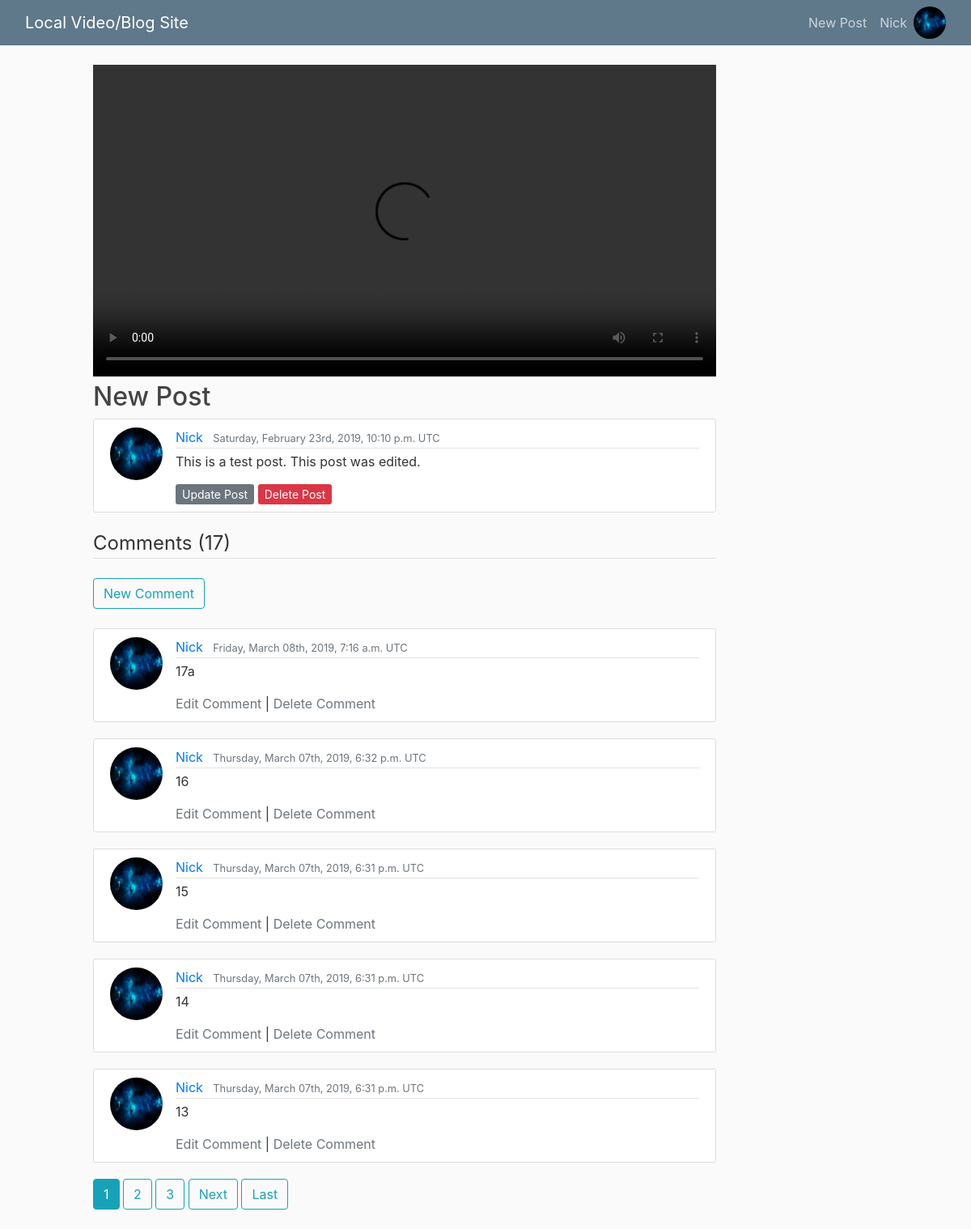
Before: /posts/3/ (signed in) with the older database file.
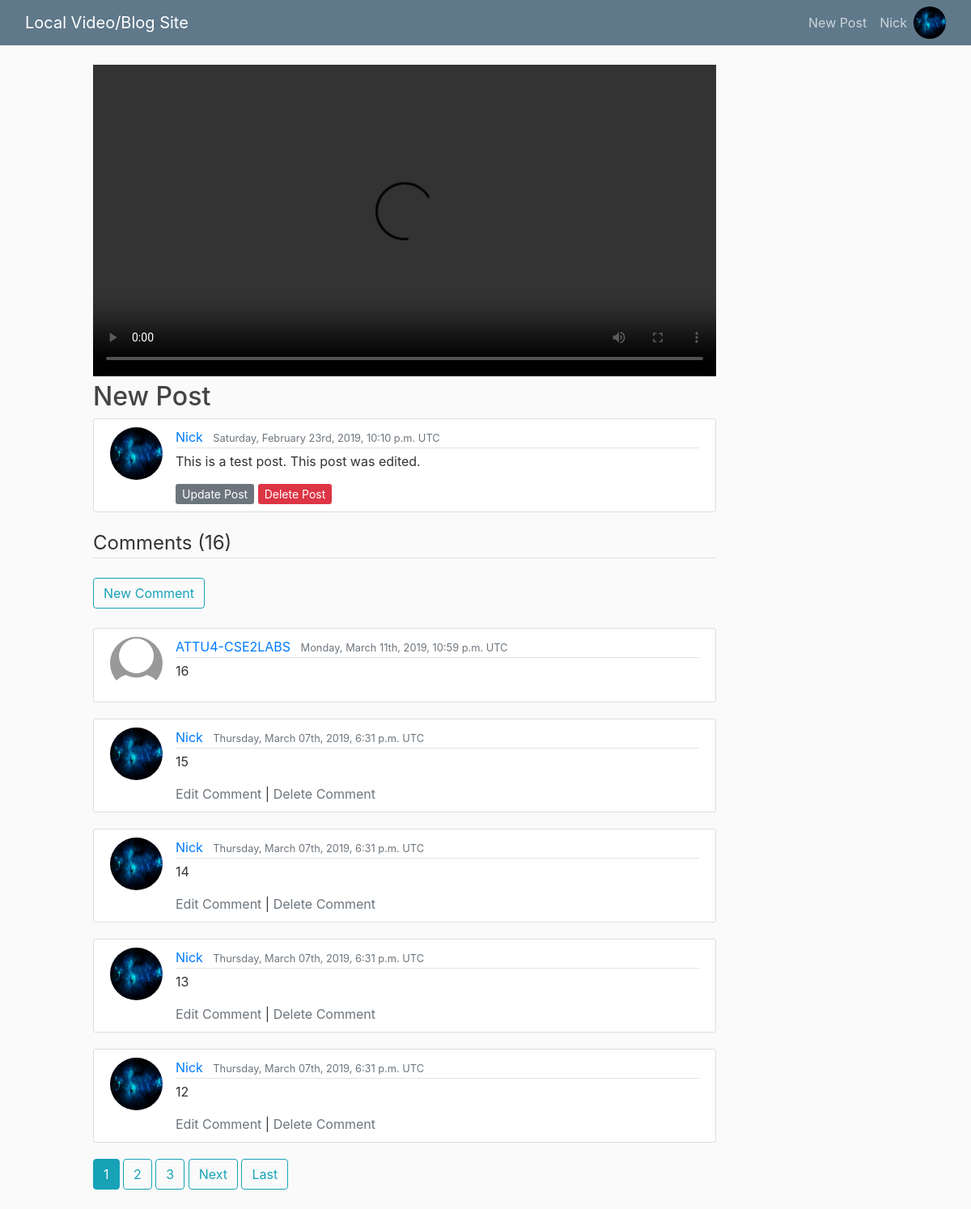
After: the same page with the newer database file.
### users/models.py (models this page shows, shortened)
class CustomUser(AbstractUser):
  user_ip = models.GenericIPAddressField(blank=True, null=True, unique=True)
  password = models.GenericIPAddressField(blank=True, null=True)

class Profile(models.Model):
  user = models.OneToOneField(get_user_model(), on_delete=models.CASCADE) # Cascade removes profile if user is deleted
  image = models.ImageField(default='default.jpg', upload_to='profile_pics')

### posts/models.py (models this page shows, shortened)
class Post(models.Model):
  title = models.CharField(max_length=100)
  content = models.TextField()
  date_posted = models.DateTimeField(default=timezone.now) # passing in function for timezone
  author = models.ForeignKey(get_user_model(), on_delete=models.CASCADE) # CASCADE will delete post if user is deleted
  video = models.FileField(blank=True, null=True, upload_to='videos/%Y/%m/%d/', verbose_name='Video (optional)',
    validators=[FileExtensionValidator(allowed_extensions=['mp4', 'ogb', 'webm'])])
  video_thumbnail = models.ImageField(blank=True, default='default_thumbnail.jpg',  verbose_name='Video Thumbnail (optional)',
    upload_to='thumbnails/%Y/%m/%d/')

class Comment(models.Model):
  post = models.ForeignKey(Post, on_delete=models.CASCADE)
  author = models.ForeignKey(get_user_model(), on_delete=models.CASCADE)
  comment = models.TextField(verbose_name=u"")
  date_posted = models.DateTimeField(default=timezone.now)

### posts/views.py (the view, shortened to what this page needs)
# urls.py: path('<int:pk>/', PostDetailView.as_view(), name="post-detail"),
class PostDetailView(FormMixin, MultipleObjectMixin, DetailView):
  model = Post
  template_name = 'posts/post_detail.html'
  paginate_by = 5
  form_class = CommentCreationForm # Creation is the default
  def get_context_data(self, **kwargs):
    object_list = Comment.objects.filter(post=self.get_object()).order_by('-date_posted')
    context = super(PostDetailView, self).get_context_data(object_list=object_list, **kwargs)
    context['comment_form'] = self.get_form(CommentCreationForm)
    context['update_form'] = self.get_form(CommentUpdateForm)
    context['delete_form'] = self.get_form(CommentDeleteForm)
    return context

### posts/templates/posts/post_detail.html (shortened to what this page needs)
{% extends "posts/base.html" %}
{% load crispy_forms_tags %}
{% block video %}
<div class="row">
  <div class="col-md-1"></div>
  <div class="col-md-8">
    {% if object.video %}
      <video name="{{ object.video }}" controls width='100%'>
        <source src="{{ object.video.url }}"></source>
      </video>
    {% endif %}
    <h2 class="article-title">{{ object.title }}</h2>
    <article class="media content-section">
      <img class="rounded-circle article-img" src="{{ object.author.profile.image.url }}">
      <div class="media-body">
        <div class="article-metadata">
          <a class="mr-2" href="{% url 'user-posts' object.author.username %}">{{ object.author }}</a>
          <small class="text-muted">{{ object.date_posted|date:"l, F dS, Y, P T" }}</small>
        </div>
        <p class="article-content break-words">{{ object.content }}</p>
        {% if object.author == user %}
        <div>
          <a class="btn-secondary btn-sm mt-1 mb-1" href="{% url 'post-update' object.id %}">Update Post</a>
          <a class="btn-danger btn-sm mt-1 mb-1" href="{% url 'post-delete' object.id %}">Delete Post</a>
        </div>
        {% endif %}
      </div>
    </article>
    <div id="comment-list">
      <div class="row">
        <div class="col-md-12">
            <legend class="border-bottom mb-4">Comments ({{ page_obj.paginator.count }}) </legend>
        </div>
      </div>
        <div id='newcomment-toggle-button1'>
          <button class="btn btn-outline-info" onclick="hideToggleDual('newcomment-toggle-button1','newcomment-toggle-button2')">New Comment</button>
        </div>
      <div class="row">
        <div class="col-md-12">
        </div>
      </div>
      {% include 'posts/comment_page.html' %}
    </div>
  </div>
</div>
{% endblock video %}

### posts/templates/posts/base.html (shortened to what this page needs)
{% extends "posts/shell.html" %}
{% block body %}
    <header class="site-header">
      <nav class="navbar navbar-expand-md navbar-dark bg-steel fixed-top">
        <div class="container-fluid">
          <a class="navbar-brand mr-4" href="/">Local Video/Blog Site</a>
          <div class="collapse navbar-collapse" id="navbarToggle">
            <div class="navbar-nav">
              {% if user.is_authenticated %}
                <a class="nav-item nav-link" href="{% url 'post-create' %}">New Post</a>
                <a class="nav-item nav-link" href="{% url 'profile' %}">{{ user }}</a>
                <a href="{% url 'profile' %}">
                  <img src="{{ user.profile.image.url }}" width="40" height="40" class="rounded-circle">
                </a>
              {% else %}
                <a class="nav-item nav-link" href="{% url 'login' %}">Login</a>
                <a class="nav-item nav-link" href="{% url 'register' %}">Register</a>
              {% endif %}
            </div>
          </div>
        </div>
      </nav>
    </header>
    <main role="main" class="container-fluid">
      {% block video %}{% endblock %}
    </main>
{% endblock body %}

### posts/templates/posts/shell.html (shortened to what this page needs)
{% load static %}
<!DOCTYPE html>
<html>
  <head>
    <link rel="stylesheet" href="{% static 'css/bootstrap.css' %}">
    <link rel="stylesheet" type="text/css" href="{% static 'posts/main.css' %}">
  </head>
  <body>
    {% block body %}{% endblock %}
  </body>
</html>

### posts/templates/posts/comment_page.html (shortened to what this page needs)
{% load crispy_forms_tags %}
{% for com in object_list %}
  <article class="media content-section">
    <img class="rounded-circle article-img" src="{{ com.author.profile.image.url }}">
    <div class="media-body">
      <div class="article-metadata">
        <a class="mr-2" href="{% url 'user-posts' com.author.username %}">{{ com.author }}</a>
        <small class="text-muted">{{ com.date_posted|date:"l, F dS, Y, P T" }}</small>
      </div>
      <p class="break-words">{{ com.comment }}</p>
      {% if com.author == user %}
      <div id='changecomment-toggle-button-{{ com.id }}'>
        <a class="text-muted" type="button" onclick="hideToggleDual('changecomment-toggle-button-{{ com.id }}','updatecomment-toggle-button-{{ com.id }}')">Edit Comment</a>
        |
        <a class="text-muted" type="button" onclick="hideToggleDual('changecomment-toggle-button-{{ com.id }}','deletecomment-toggle-button-{{ com.id }}')">Delete Comment</a>
      </div>
      {% endif %}
    </div>
  </article>
  {% endfor %}
  {% if is_paginated %}
  <span class="comment-pagination">
    {% for num in page_obj.paginator.page_range %}
      {% if page_obj.number == num %}
        <a class="btn btn-info mb-4 pag-button" name='page' value='{{ num }}' href="?page={{ num }}">{{ num }}</a>
      {% elif num > page_obj.number|add:'-3' and num < page_obj.number|add:'3' %}
        <a class="btn btn-outline-info mb-4 pag-button" name='page' value='{{ num }}' href="?page={{ num }}">{{ num }}</a>
      {% endif %}
    {% endfor %}
    {% if page_obj.has_next %}
      <a class="btn btn-outline-info mb-4 pag-button" name='page' value='{{ page_obj.next_page_number }}' href="?page={{ page_obj.next_page_number }}">Next</a>
      <a class="btn btn-outline-info mb-4 pag-button" name='page' value='{{ page_obj.paginator.num_pages }}' href="?page={{ page_obj.paginator.num_pages }}">Last</a>
    {% endif %}
  </span>
  {% endif %}

### posts/static/posts/main.css (style rules this page uses)
body { background: #fafafa; color: #333333; margin-top: 5rem; }
h1, h2, h3, h4, h5, h6 { color: #444444; }
.bg-steel { background-color: #5f788a; }
.site-header .navbar-nav .nav-link { color: #cbd5db; }
.content-section { background: #ffffff; padding: 10px 20px; border: 1px solid #dddddd; border-radius: 3px; margin-bottom: 20px; }
.article-title { color: #444444; }
.article-content { white-space: pre-line; }
.article-img { height: 65px; width: 65px; margin-right: 16px; }
.article-metadata { padding-bottom: 1px; margin-bottom: 4px; border-bottom: 1px solid #e3e3e3 }
p.break-words { word-break: break-all; }

Changed rows visible on the page:
removed Comment: author.profile.image (picture), author "Nick", date_posted "Friday, March 08th, 2019, 7:16 a.m. UTC", comment "17a"
removed Comment: author.profile.image (picture), author "Nick", date_posted "Thursday, March 07th, 2019, 6:32 p.m. UTC", comment "16"
added Comment: author.profile.image (placeholder picture), author "ATTU4-CSE2LABS", date_posted "Monday, March 11th, 2019, 10:59 p.m. UTC", comment "16"
now on this page (row unchanged): Comment: author.profile.image (picture), author "Nick", date_posted "Thursday, March 07th, 2019, 6:31 p.m. UTC", comment "12"
Other visible differences:
{{ page_obj.paginator.count }}: "17" → "16"
